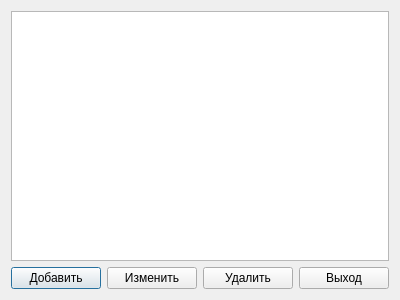
<?xml version="1.0" encoding="UTF-8"?>
<ui version="4.0">
 <class>setColorsDialog</class>
 <widget class="QDialog" name="setColorsDialog">
  <property name="geometry">
   <rect>
    <x>0</x>
    <y>0</y>
    <width>400</width>
    <height>300</height>
   </rect>
  </property>
  <property name="windowTitle">
   <string>Dialog</string>
  </property>
  <layout class="QVBoxLayout" name="verticalLayout">
   <item>
    <widget class="QTableWidget" name="tableWidget"/>
   </item>
   <item>
    <layout class="QHBoxLayout" name="horizontalLayout">
     <item>
      <widget class="QPushButton" name="addButton">
       <property name="text">
        <string>Добавить</string>
       </property>
      </widget>
     </item>
     <item>
      <widget class="QPushButton" name="editButton">
       <property name="text">
        <string>Изменить</string>
       </property>
      </widget>
     </item>
     <item>
      <widget class="QPushButton" name="deleteButton">
       <property name="text">
        <string>Удалить</string>
       </property>
      </widget>
     </item>
     <item>
      <widget class="QPushButton" name="quitButton">
       <property name="text">
        <string>Выход</string>
       </property>
      </widget>
     </item>
    </layout>
   </item>
  </layout>
 </widget>
 <resources/>
 <connections/>
</ui>
